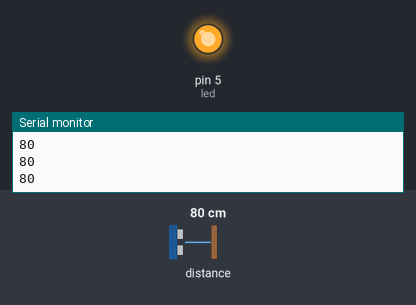
Bench run of a sketch on a simulated Arduino Uno, built with avr-gcc and run on an emulated ATmega328P. Shown: output pins drawn as LEDs (lit = HIGH), the last lines printed to the serial monitor. The test bench sets the inputs (shaded band); at power-on: distance to the obstacle 80 cm.

Above: at 1.2 s.
1.3 s: distance to the obstacle set to 55 cm
2.8 s: distance to the obstacle set to 45 cm
At 3.4 s:
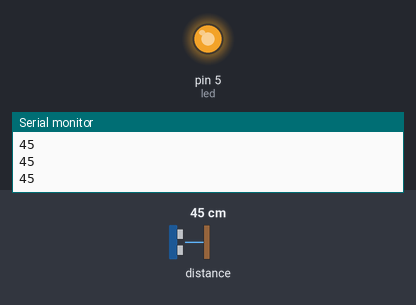
4.3 s: distance to the obstacle set to 2 cm
At 4.8 s:
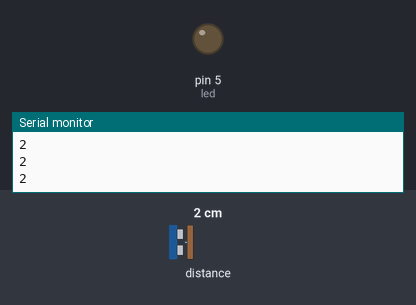
5.8 s: distance to the obstacle set to 5 cm
At 7.0 s:
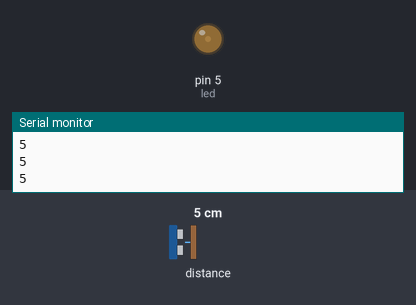
7.3 s: distance to the obstacle set to 18 cm
At 7.7 s:
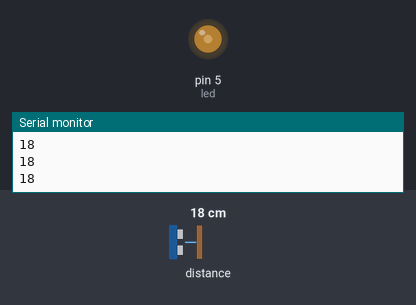
8.8 s: distance to the obstacle set to 35 cm
At 10.3 s:
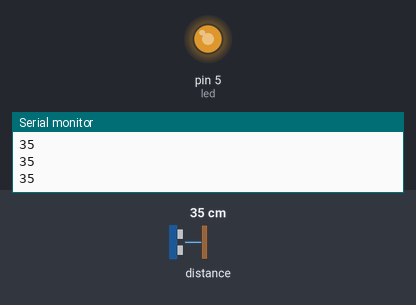
Timing chart, 0 to 11.3 s (numbered marks = the images above; inputs shaded):
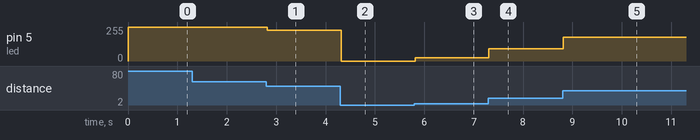

Measured:
- after the input at 2.8 s, pin 5 (led): 255/255 → 229/255 at once
- after the input at 4.3 s, pin 5 (led): 229/255 → 0/255 at once
- after the input at 5.8 s, pin 5 (led): 0/255 → 25/255 at once
- after the input at 7.3 s, pin 5 (led): 25/255 → 91/255 at once
- after the input at 8.8 s, pin 5 (led): 91/255 → 178/255 at once

The sketch:

UltrasonicGrovetest1.ino
```cpp
/*

  Example taken from Seeestudio Wiki
  for the Grove Ultrasonic Ranger
  https://wiki.seeedstudio.com/Grove-Ultrasonic_Ranger/
  adapted to work with Arduino Grove Carrier (on MKR1010)

  https://www.arduino.cc/en/Guide/MKRConnectorCarrier
  by Davide Gomba

  Library here
  https://github.com/Seeed-Studio/Seeed_Arduino_UltrasonicRanger/archive/master.zip

  Install Library Sketch>include Library> Add Zip Library
*/

#include "Ultrasonic.h"

int led = 5;

Ultrasonic ultrasonic(0);

int val;    // variable to read the value from the analog pin

void setup()
{
  Serial.begin(9600);
  pinMode(led, OUTPUT);

}
void loop()
{
  long RangeInCentimeters;
  RangeInCentimeters = ultrasonic.MeasureInCentimeters(); // two measurements should keep an interval
  Serial.println(RangeInCentimeters);//0~400cm

  if (RangeInCentimeters > 50)
  {
    analogWrite(led, 255);
  }

  else
  {

    if(RangeInCentimeters < 4)
  {
    analogWrite(led, 0);
    }
    else
    {
      val = map(RangeInCentimeters, 0, 50, 0, 255);

      analogWrite(led, val);
    }
  }

  delay(25);
}
```
